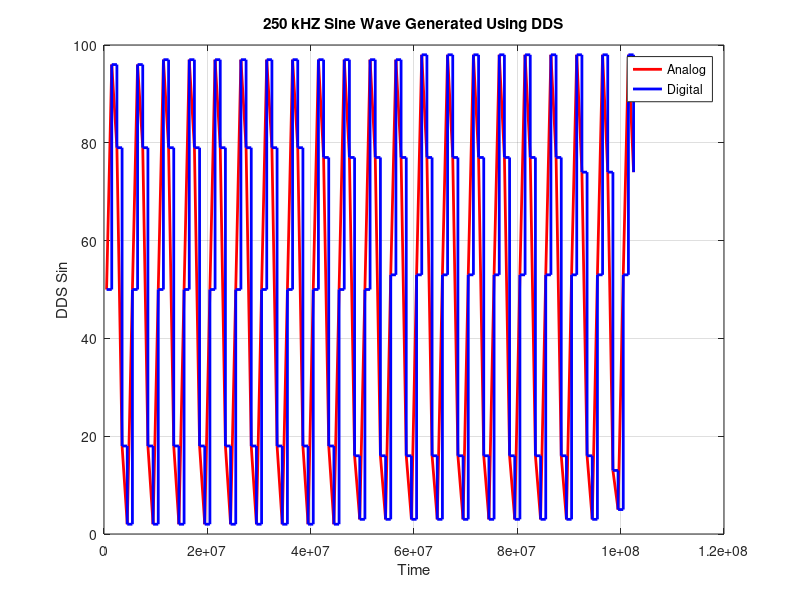

Recreate this plot in MATLAB.
% Open the file for reading
fileID = fopen('200kHz.txt', 'r');

% Read the data using fscanf
data = fscanf(fileID, '# KERNEL: Time= %f, Counter= %d, DDS_Sin= %d\n', [3, Inf]);

% Close the file
fclose(fileID);

% Extract counter, DDS_Sin, and time values
time = data(1, :);
counter = data(2, :);
dds_sin = data(3, :);

% Plot the graphs
plot(time, dds_sin, "r", "LineWidth", 2);
hold on
stairs(time, dds_sin, "b", "LineWidth", 2);
hold off

% Add labels and title
legend('Analog', 'Digital');
xlabel('Time');
ylabel('DDS Sin');
title('250 kHZ Sine Wave Generated Using DDS');

% Show the grid
grid on;
